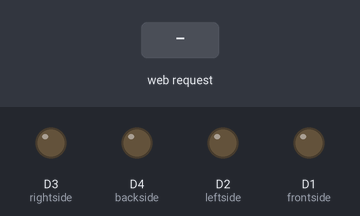
A sketch run on a simulated ESP8266 (NodeMCU). On the bench: output pins drawn as LEDs (lit = HIGH). Inputs (shaded band) come from the test bench. What the sketch prints to the serial monitor is not drawn.

Above: at 1.2 s.
1.3 s: HTTP request GET /right received
At 2.5 s:
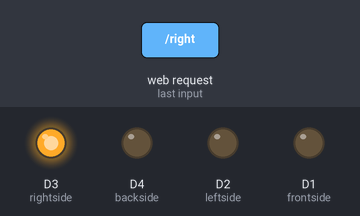
2.8 s: HTTP request GET /left received
At 3.8 s:
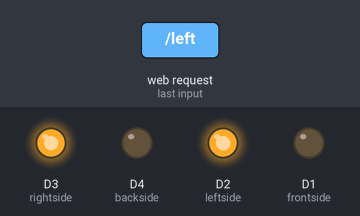
4.3 s: HTTP request GET /front received
At 4.9 s:
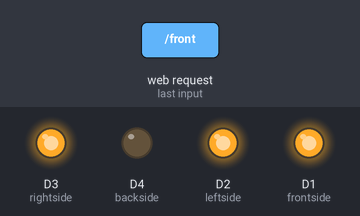
5.8 s: HTTP request GET /back received
At 6.1 s:
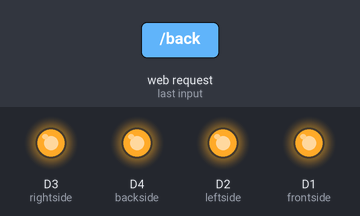
7.3 s: HTTP request GET /right received
At 8.4 s:
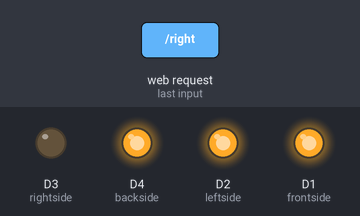
8.8 s: HTTP request GET /left received
At 9.6 s:
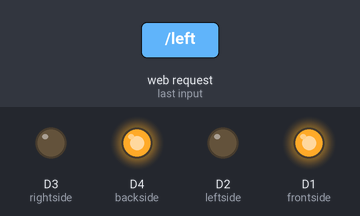
Timing chart, 0 to 11.3 s (numbered marks = the images above; inputs shaded):
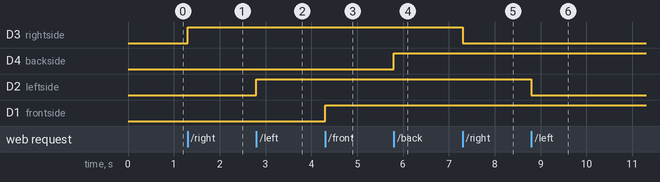

Measured:
- after the input at 1.3 s, D3 (rightside): LOW → HIGH at once
- after the input at 2.8 s, D2 (leftside): LOW → HIGH at once
- after the input at 4.3 s, D1 (frontside): LOW → HIGH at once
- after the input at 5.8 s, D4 (backside): LOW → HIGH at once
- after the input at 7.3 s, D3 (rightside): HIGH → LOW at once
- after the input at 8.8 s, D2 (leftside): HIGH → LOW at once

The sketch:

AP_MODE.ino
```cpp
#include <ESP8266WiFi.h>
#include <PubSubClient.h>
#include <ESP8266WebServer.h>

ESP8266WebServer server;
WiFiClient espClient;
PubSubClient client(espClient);

IPAddress staticIP(192,168,1,22);
IPAddress gateway(192,168,1,9);
IPAddress subnet(255,255,255,0);

int frontside = D1;
int leftside = D2;
int rightside = D3;
int backside = D4;

void setup()
{
  pinMode(frontside,OUTPUT);
  pinMode(leftside,OUTPUT);
  pinMode(rightside,OUTPUT);
  pinMode(backside,OUTPUT);
  Serial.begin(115200);
  Serial.println();

  Serial.print("Setting Hotspot on NodeMCU... ");
  WiFi.softAPConfig(staticIP, gateway, subnet);

  boolean result = WiFi.softAP("SIH-2019", "123456789");
  if(result == true)
  {
    Serial.println("Ready");
  }
  else
  {
    Serial.println("Failed!");
  }
  Serial.println(WiFi.softAPIP());
      server.on("/",[](){
        String content;
        content ="<!DOCTYPE html>";
content +="<html><head><meta charset='utf-8'/><meta name='viewport' content='width=device-width, initial-scale=1, shrink-to-fit=no'/>";
content +="<title>GEMICATES</title><style>";
content +=".button{height:50px;background:#e8491d;border:0;padding-left: 40px;padding-right:40px;color:#ffffff;font-weight:bold;margin:15px;}";
content +=".button:hover {box-shadow: 0 12px 16px 0 rgba(0,0,0,0.24), 0 17px 50px 0 rgba(0,0,0,0.19);}";
content +="</style></head><body><center><h1>WOW SMART INDIA HACKTHON 2019</h1></br></br>";
content +="<a href=\"/front\"\"><button class='button'> Forward </button></a></br></br></br>";
content +="<a href=\"/left\"\"><button class='button'> LEFT</button></a>";
content +="<a href=\"/right\"\"><button class='button'> Right</button></a></br></br></br>";
content +="<a href=\"/back\"\"><button class='button'> Backward </button></a>";
content +="</center></body></html>";
        server.send(200, "text/html", content);});
      server.on("/right",right);
      server.on("/left",left);
      server.on("/front",forward);
      server.on("/back",backward);
      server.begin();
}

void loop()
{
  server.handleClient();
}

void right()
{
  digitalWrite(rightside,!digitalRead(rightside));
  // Write the code regading to the Right Direction this PINS connected to MEGA BOARD
  server.send(204,"");
}

void left()
{
  digitalWrite(leftside,!digitalRead(leftside));
  // Write the code regading to the left Direction this PINS connected to MEGA BOARD
  server.send(204,"");
}
void forward()
{
  digitalWrite(frontside,!digitalRead(frontside));
  // Write the code regading to the front Direction this PINS connected to MEGA BOARD
  server.send(204,"");
}
void backward()
{
  digitalWrite(backside,!digitalRead(backside));
  // Write the code regading to the back Direction or this PINS connected to MEGA BOARD
  server.send(204,"");
}
```
